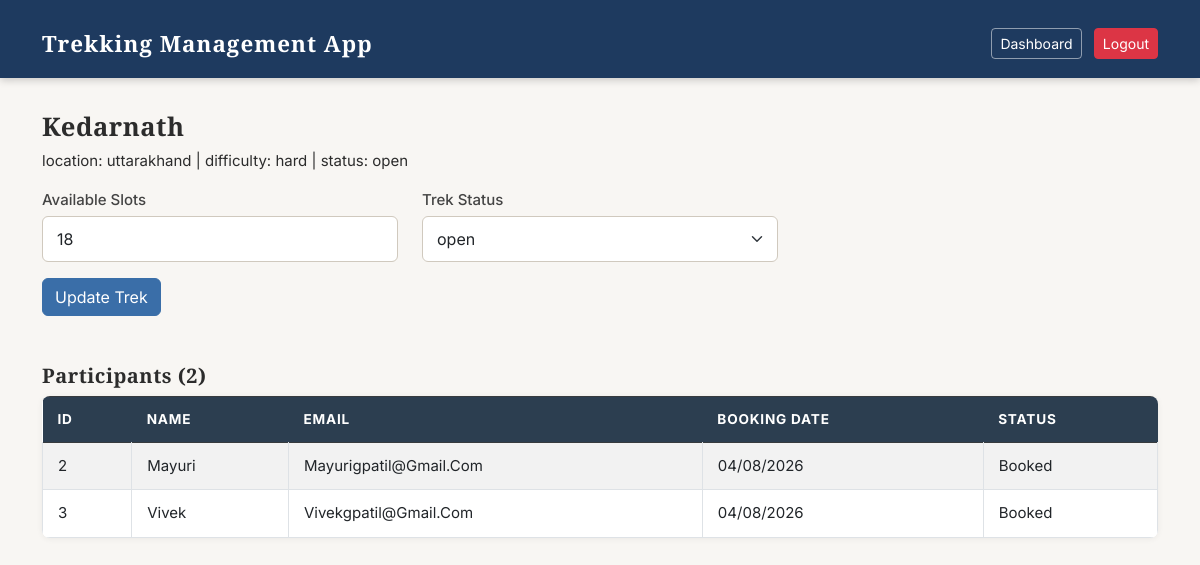
/staff/trek/1 (signed in), run on the app's committed database.
### database.py (models this page shows)
class Trek(db.Model):
    __tablename__ = 'trek'
    id = db.Column(db.Integer, primary_key=True)
    name = db.Column(db.String(120), nullable=False)
    location = db.Column(db.String(120), nullable=False)
    difficulty = db.Column(db.String(20), nullable=False)
    duration = db.Column(db.Integer, nullable=False)
    available_slots = db.Column(db.Integer, nullable=False)
    status = db.Column(db.String(20), default='pending')
    start_date = db.Column(db.DateTime, nullable=True)
    end_date = db.Column(db.DateTime, nullable=True)
    assigned_staff_id = db.Column(db.Integer, db.ForeignKey('staff.id'), nullable=True)
    bookings = db.relationship('Booking', backref='trek', lazy=True)

class Booking(db.Model):
    __tablename__ = 'booking'
    id = db.Column(db.Integer, primary_key=True)
    user_id = db.Column(db.Integer, db.ForeignKey('user.id'), nullable=False)
    trek_id = db.Column(db.Integer, db.ForeignKey('trek.id'), nullable=False)
    booking_date = db.Column(db.DateTime, default=datetime.utcnow)
    status = db.Column(db.String(20), default='booked')

class User(db.Model):
    __tablename__ = 'user'
    id = db.Column(db.Integer, primary_key=True)
    name = db.Column(db.String(120), nullable=False)
    email = db.Column(db.String(120), unique=True, nullable=False)
    contact = db.Column(db.String(20), nullable=False)
    password_hash = db.Column(db.String(128), nullable=False)
    status = db.Column(db.String(20), default='active')
    bookings = db.relationship('Booking', backref='user', lazy=True)

### app.py (the view)
@app.route('/staff/trek/<int:trek_id>', methods=['GET', 'POST'])
def staff_manage_trek(trek_id):
    if session.get('role') != 'staff':
        return redirect(url_for('login'))
    trek = Trek.query.get_or_404(trek_id)
    if trek.assigned_staff_id != session['user_id']:
        flash('you are not assigned to this trek.', 'danger')
        return redirect(url_for('staff_dashboard'))
    if request.method == 'POST':
        trek.available_slots = int(request.form.get('available_slots'))
        trek.status = request.form.get('status')
        db.session.commit()
        flash('trek updated successfully.', 'success')
        return redirect(url_for('staff_manage_trek', trek_id=trek_id))
    bookings = Booking.query.filter_by(trek_id=trek_id).all()
    return render_template('staff/manage_trek.html', trek=trek, bookings=bookings)

### templates/staff/manage_trek.html (shortened to what this page needs)
<!DOCTYPE html>
<html lang="en">
<head>
    <link href="https://cdn.jsdelivr.net/npm/bootstrap@5.3.0-alpha1/dist/css/bootstrap.min.css" rel="stylesheet">
    <link rel="stylesheet" href="/static/style.css">
</head>
<body>
<nav class="navbar navbar-dark bg-dark">
    <div class="container">
        <a class="navbar-brand">trekking management app</a>
        <div>
            <a href="/staff/dashboard" class="btn btn-outline-light btn-sm me-2">dashboard</a>
            <a href="/logout" class="btn btn-danger btn-sm">logout</a>
        </div>
    </div>
</nav>
<div class="container mt-4">
    <h3>{{ trek.name }}</h3>
    <p>location: {{ trek.location }} | difficulty: {{ trek.difficulty }} | status: {{ trek.status }}</p>
    <form method="POST" class="mt-3">
        <div class="row">
            <div class="col-md-4 mb-3">
                <label>available slots</label>
                <input type="number" name="available_slots" value="{{ trek.available_slots }}" class="form-control">
            </div>
            <div class="col-md-4 mb-3">
                <label>trek status</label>
                <select name="status" class="form-select">
                    <option value="open" {% if trek.status == 'open' %}selected{% endif %}>open</option>
                </select>
            </div>
        </div>
        <button type="submit" class="btn btn-primary">update trek</button>
    </form>
    <h5 class="mt-5">participants ({{ bookings|length }})</h5>
    <table class="table table-bordered table-striped mt-2">
        <thead class="table-dark">
            <tr>
                <th>id</th>
                <th>name</th>
                <th>email</th>
                <th>booking date</th>
                <th>status</th>
            </tr>
        </thead>
        <tbody>
            {% for booking in bookings %}
            <tr>
                <td>{{ booking.user.id }}</td>
                <td>{{ booking.user.name }}</td>
                <td>{{ booking.user.email }}</td>
                <td>{{ booking.booking_date.strftime('%d/%m/%Y') }}</td>
                <td>{{ booking.status }}</td>
            </tr>
            {% else %}
            <tr>
                <td colspan="5" class="text-center">no participants yet</td>
            </tr>
            {% endfor %}
        </tbody>
    </table>
</div>
</body>
</html>

### static/style.css (style rules this page uses)
body { font-family: 'Inter', sans-serif; background-color: #f8f6f3; color: #2c2c2c; font-size: 15px; }
h1, h2, h3, h4, h5, h6 { font-family: 'Playfair Display', serif; font-weight: 700; text-transform: capitalize; letter-spacing: 0.5px; }
h3 { font-size: 1.6rem; }
.navbar { background-color: #1e3a5f !important; padding: 12px 0; box-shadow: 0 2px 8px rgba(0,0,0,0.2); }
.navbar-brand { font-family: 'Playfair Display', serif; font-size: 1.4rem; font-weight: 700; color: white !important; text-transform: capitalize; letter-spacing: 1px; }
.navbar .btn-outline-light { border-color: rgba(255,255,255,0.5); color: white; text-transform: capitalize; }
.btn-primary { background-color: #3a6ea8; border-color: #3a6ea8; text-transform: capitalize; }
.btn-danger { text-transform: capitalize; }
.table { background-color: white; border-radius: 8px; overflow: hidden; box-shadow: 0 1px 6px rgba(0,0,0,0.06); }
.table thead.table-dark th { background-color: #2c3e50; font-family: 'Inter', sans-serif; font-size: 0.85rem; text-transform: uppercase; letter-spacing: 0.8px; border: none; padding: 12px 15px; }
.table tbody td { padding: 12px 15px; vertical-align: middle; text-transform: capitalize; }
.form-control, .form-select { border-radius: 6px; border: 1px solid #d0c9be; padding: 10px 14px; background-color: white; }
label { font-weight: 500; text-transform: capitalize; margin-bottom: 5px; color: #444; }
.container { padding-top: 10px; }

### data on the page
Trek: name "Kedarnath", location "uttarakhand", difficulty "hard", status "open", available_slots "18"
Booking: user.id "2", user.name "Mayuri", user.email "Mayurigpatil@gmail.com", booking_date "04/08/2026", status "Booked"
Booking: user.id "3", user.name "Vivek", user.email "Vivekgpatil@gmail.com", booking_date "04/08/2026", status "Booked"

### other printed values
{{ bookings|length }} "2"
